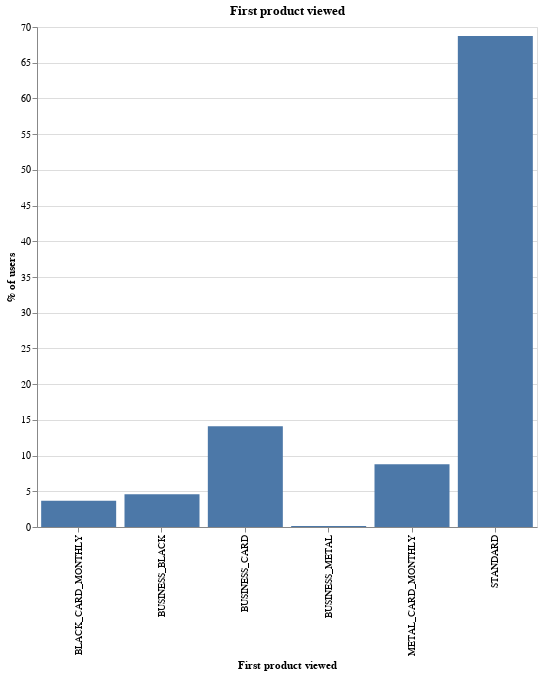

The code cell stored with this chart in its notebook:
### Markdown cell above
Almost 70% of our users start viewing our standard product.

### Code cell
df = pd.read_csv("product_selection_ksp.csv")

df = df.loc[df["se_action"] == "product_selection.tab_click", :]
df = df.loc[df["dvce_type"] == "Mobile", :]

df["collector_tstamp"] = pd.to_datetime(df["collector_tstamp"])
# keep only days since 10th of june when tracking on the first product selected was implemented.
df = df.loc[df["collector_tstamp"] >= "2020-06-10", :]

# number each tab event by when it was created.
df["rank"] = df.groupby("id")["collector_tstamp"].rank(method="dense", ascending=True)

df = df.loc[df["rank"] == 1, :]
# count which products are looked at first!
df = df.groupby("se_label")["id"].agg("nunique").reset_index()

df["perc"] = 100 * df["id"] / sum(df["id"])

alt.Chart(df).mark_bar().encode(
    x=alt.X("se_label:N", axis=alt.Axis(title="First product viewed")),
    y=alt.Y("perc:Q", axis=alt.Axis(title="% of users")),
).properties(width=500, height=500, title="First product viewed")

### Figure 1 — Vega-Lite specification as saved in the notebook (floating-point values rounded to 4 significant figures)
{"config": {"view": {"continuousWidth": 400, "continuousHeight": 300}}, "data": {"name": "data-06335c48809137768757fb0da683e17a"}, "mark": "bar", "encoding": {"x": {"type": "nominal", "axis": {"title": "First product viewed"}, "field": "se_label"}, "y": {"type": "quantitative", "axis": {"title": "% of users"}, "field": "perc"}}, "height": 500, "title": "First product viewed", "width": 500, "$schema": "https://vega.github.io/schema/vega-lite/v4.0.2.json", "datasets": {"data-06335c48809137768757fb0da683e17a": [{"se_label": "BLACK_CARD_MONTHLY", "id": 356, "perc": 3.66}, {"se_label": "BUSINESS_BLACK", "id": 445, "perc": 4.574}, {"se_label": "BUSINESS_CARD", "id": 1372, "perc": 14.1}, {"se_label": "BUSINESS_METAL", "id": 13, "perc": 0.1336}, {"se_label": "METAL_CARD_MONTHLY", "id": 854, "perc": 8.779}, {"se_label": "STANDARD", "id": 6688, "perc": 68.75}]}}
